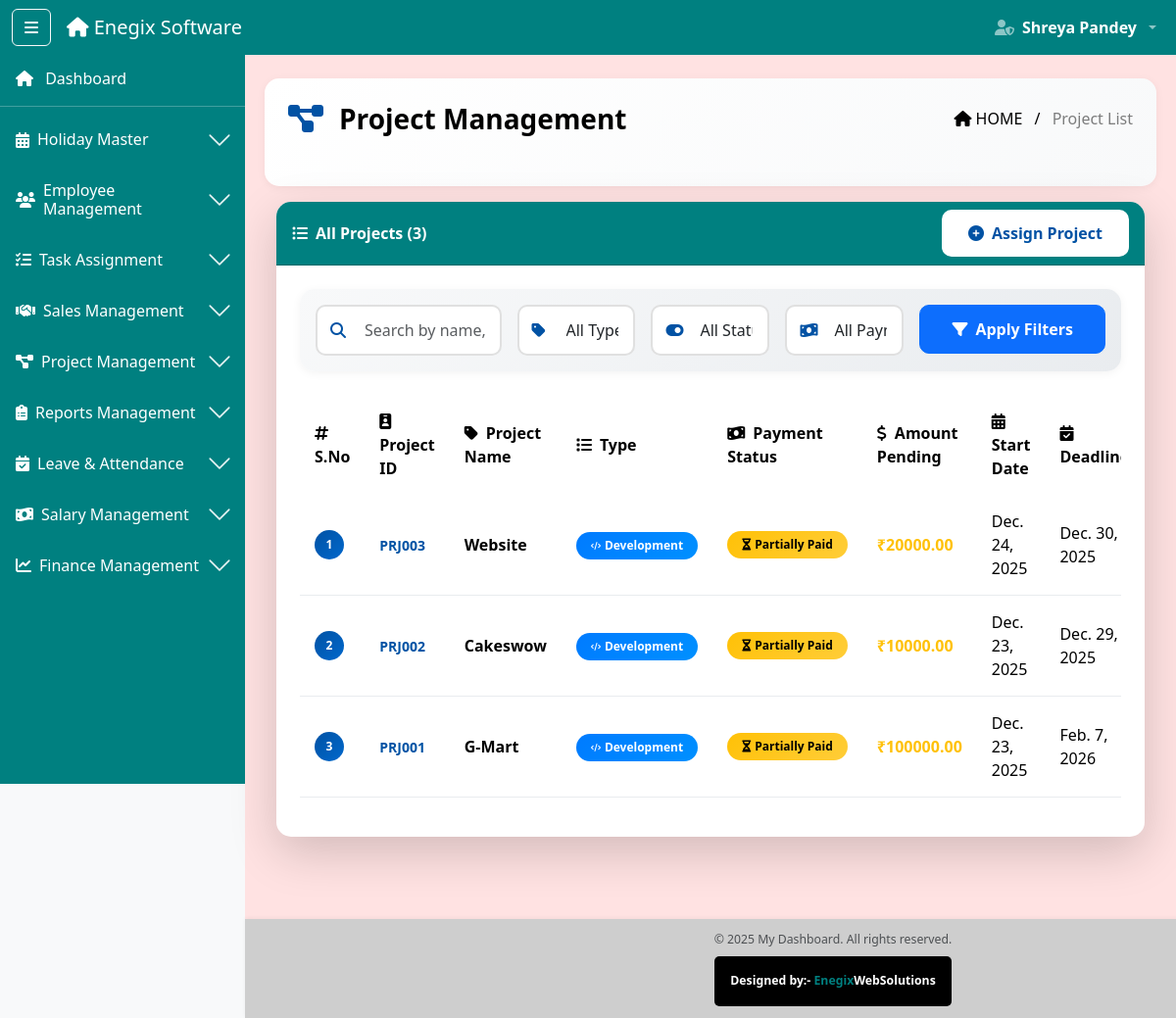
Page /projects/ (signed in) on the earlier database version.
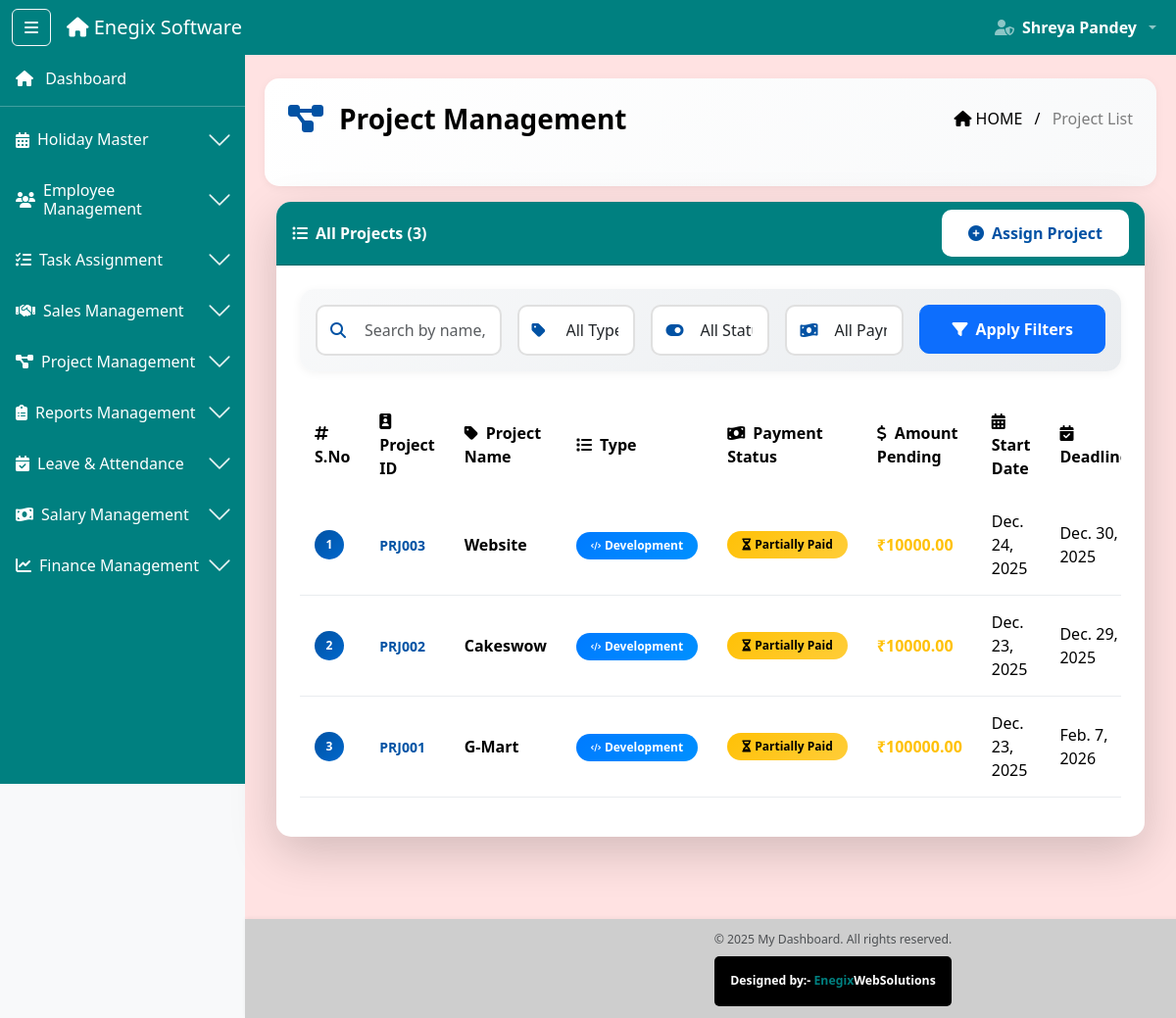
Same page on the later database version.
### software_app/models.py (models this page shows, shortened)
class Project(models.Model):
    PROJECT_TYPE_CHOICES = (
        ('seo', 'SEO Project'),
        ('development', 'Development Project'),
    )
    STATUS_CHOICES = (
        ('pending', 'Pending'),
        ('in_progress', 'In Progress'),
        ('completed', 'Completed'),
        ('on_hold', 'On Hold'),
    )
    project_id = models.CharField(max_length=10, unique=True, editable=False)
    project_name = models.CharField(max_length=200)
    project_type = models.CharField(max_length=20, choices=PROJECT_TYPE_CHOICES)
    client = models.ForeignKey(Client, on_delete=models.CASCADE, related_name='projects')
    description = models.TextField()
    start_date = models.DateField()
    deadline = models.DateField()
    budget = models.DecimalField(max_digits=10, decimal_places=2, blank=True, null=True)
    total_amount = models.DecimalField(
        max_digits=10,
        decimal_places=2,
        default=0,
        help_text="Total project value in INR"
    )
    amount_received = models.DecimalField(
        max_digits=10,
        decimal_places=2,
        default=0,
        help_text="Total amount received from client"
    )
    amount_pending = models.DecimalField(
        max_digits=10,
        decimal_places=2,
        default=0,
        help_text="Remaining amount to be received"
    )
    payment_status = models.CharField(
        max_length=20,
        choices=(
            ('unpaid', 'Unpaid'),
            ('partial', 'Partially Paid'),
            ('paid', 'Fully Paid'),
        ),
        default='unpaid'
    )
    agreement = models.FileField(upload_to='project_agreements/', blank=True, null=True)
    module_file = models.FileField(upload_to='project_modules/', blank=True, null=True)
    status = models.CharField(max_length=20, choices=STATUS_CHOICES, default='pending')
    created_by_name = models.CharField(max_length=100)
    created_by_role = models.CharField(max_length=50)
    created_at = models.DateTimeField(auto_now_add=True)
    updated_at = models.DateTimeField(auto_now=True)
    is_active = models.BooleanField(default=True)

### software_app/decorators.py (the view)
        @wraps(view_func)
        def wrapper(request, *args, **kwargs):
            if 'user_id' not in request.session:
                messages.error(request, 'Please login first!')
                return redirect('login')
            user_role = request.session.get('role')
            if user_role not in allowed_roles:
                messages.error(request, 'You do not have permission to access this page!')
                return redirect('dashboard')
            return view_func(request, *args, **kwargs)

### software_app/context_processors.py (called while the page is built)
def user_context(request):
    return {
        'session_user_name': request.session.get('full_name', ''),
        'session_user_role': request.session.get('role', ''),
        'session_user_email': request.session.get('email', ''),
        'is_logged_in': 'user_id' in request.session,
    }

### software_app/templates/projects/project_list.html (shortened to what the changed rows need)
{% extends 'base2.html' %}
{% load static %}
{% block content %}
<div class="container-fluid mt-2">
  <div class="card shadow-lg mb-4 modern-card">
    <div class="card-body p-4">
      <div class="table-responsive">
        <table class="table table-hover modern-table" id="projectTable">
          <thead>
            <tr>
              <th><i class="fas fa-hashtag me-2"></i>S.No</th>
              <th><i class="fas fa-id-badge me-2"></i>Project ID</th>
              <th><i class="fas fa-tag me-2"></i>Project Name</th>
              <th><i class="fas fa-list me-2"></i>Type</th>
              {% if request.session.role == 'admin' or request.session.role == 'super_admin' %}
              <th><i class="fas fa-money-bill-wave me-2"></i>Payment Status</th>
              <th><i class="fas fa-dollar-sign me-2"></i>Amount Pending</th>
              {% endif %}
              <th><i class="fas fa-calendar-alt me-2"></i>Start Date</th>
              <th><i class="fas fa-calendar-check me-2"></i>Deadline</th>
            </tr>
          </thead>
          <tbody>
            {% for project in projects %}
            <tr class="table-row-hover" data-payment-status="{{ project.payment_status }}">
              <td><span class="serial-number">{{ projects.start_index|add:forloop.counter0 }}</span></td>
              <td><strong class="project-id">{{ project.project_id }}</strong></td>
              <td><strong>{{ project.project_name }}</strong></td>
              <td>
                {% if project.project_type == 'seo' %}
                <span class="badge modern-badge badge-type-seo">
                  <i class="fas fa-search me-1" style="font-size: 8px;"></i>SEO
                </span>
                {% else %}
                <span class="badge modern-badge badge-type-development">
                  <i class="fas fa-code me-1" style="font-size: 8px;"></i>Development
                </span>
                {% endif %}
              </td>
              {% if request.session.role == 'admin' or request.session.role == 'super_admin' %}
              <td>
                {% if project.payment_status == 'paid' %}
                <span class="badge modern-badge badge-payment-paid">
                  <i class="fas fa-check-circle me-1"></i>Fully Paid
                </span>
                {% elif project.payment_status == 'partial' %}
                <span class="badge modern-badge badge-payment-partial">
                  <i class="fas fa-hourglass-half me-1"></i>Partially Paid
                </span>
                {% else %}
                <span class="badge modern-badge badge-payment-unpaid">
                  <i class="fas fa-exclamation-circle me-1"></i>Unpaid
                </span>
                {% endif %}
              </td>
              <td>
                <strong class="{% if project.amount_pending > 0 %}text-warning{% else %}text-success{% endif %}">
                  ₹{{ project.amount_pending|floatformat:2 }}
                </strong>
              </td>
              {% endif %}
              <td>{{ project.start_date }}</td>
              <td>{{ project.deadline }}</td>
            </tr>
            {% endfor %}
          </tbody>
        </table>
      </div>
    </div>
  </div>
</div>
{% endblock %}

Differences in the rows shown:
changed Project "Website": amount_pending "20000.00" → "10000.00"
